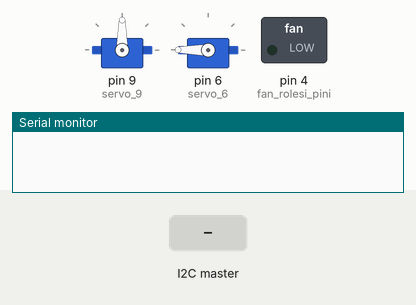
This sketch was run on a simulated Arduino Uno, built with avr-gcc and run on an emulated ATmega328P. Parts: 2 × servo, switched loads named in the sketch (green lamp = pin HIGH), the last lines printed to the serial monitor. The test bench sets the inputs (shaded band).

Above: at 1.2 s.
1.3 s: the I2C master sends the byte 1
At 2.4 s:
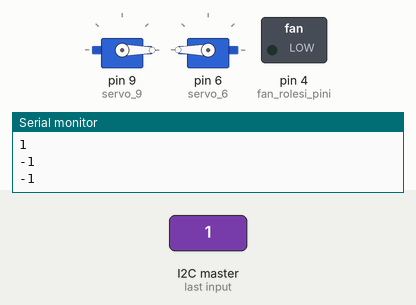
Timing chart, 0 to 4.3 s (numbered marks = the images above; inputs shaded):
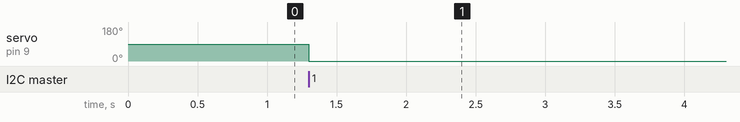

Measured:
- after the input at 1.3 s, servo on pin 9 (servo_9): 90° → 0° at once

The sketch:

slave-arduino.ino
```cpp
#include <Wire.h>
#include <Servo.h>

Servo servo_9;
Servo servo_6;
int pos = 0;
//int sensoryuzdesi;
//int sicaklik_degeri;
//int  voltaj_degeri;

/*
 * I2C fonksiyonlarını kullanabilmek için
 * Wire.h kütüphanesini projemize ekledik
 */
const int fan_rolesi_pini = 4 ;
boolean fan_durumu = LOW;


void setup()
{
  Wire.begin(1);
  /* I2C haberleşmesi master olarak başlatıldı */
  pinMode(fan_rolesi_pini, OUTPUT);
  Serial.begin(9600);
  Wire.onReceive(veriGeldiginde);
  servo_9.attach(9);
  servo_6.attach(6);
  cli();

 // Timer2 kesmesi ayarlanıyor
  TCNT0  = 0;
  TCCR0A = 0;
  TCCR0B = 0;
  OCR0A = 15624;  // 1 saniye çalışması için gerekli zaman kesmesi frekansı
  TCCR0B |= (0 << WGM02);
  TCCR0B |= (0 << CS02) | (0 << CS20);
  TIMSK0 |= (0 << OCIE0A);
  sei();


}

ISR(TIMER0_COMPA_vect){     //Her kesmeye girildiğinde otomatik çalıştırılacak fonksiyon.

 fan_durumu = !fan_durumu;

 digitalWrite(fan_rolesi_pini,fan_durumu);

}


void loop()
{


  //yumurta haznesinin düzenli bir şekilde dönmesini sağlar
  for (pos = 0; pos <= 180; pos += 1) {

    servo_6.write(pos);

  }

    delay(1000);

 for (pos = 180; pos >= 0; pos -= 1) {

   servo_6.write(pos);

  }
  delay(100);


    /* Gelen veriler ekrana yazdırılıyor */
  }


   void veriGeldiginde(int veri)
   {

  int sensoryuzdesi = Wire.read();
  Serial.println(sensoryuzdesi);
  int sicaklik_degeri = Wire.read();
  Serial.println(sicaklik_degeri);
  int voltaj_degeri = Wire.read();
  Serial.println(voltaj_degeri);

if(sensoryuzdesi == 0 && sicaklik_degeri== 0 && voltaj_degeri== 0 ){

    servo_9.write(180);


  }
    else
  {
   servo_9.write(0);
  }


}
```
